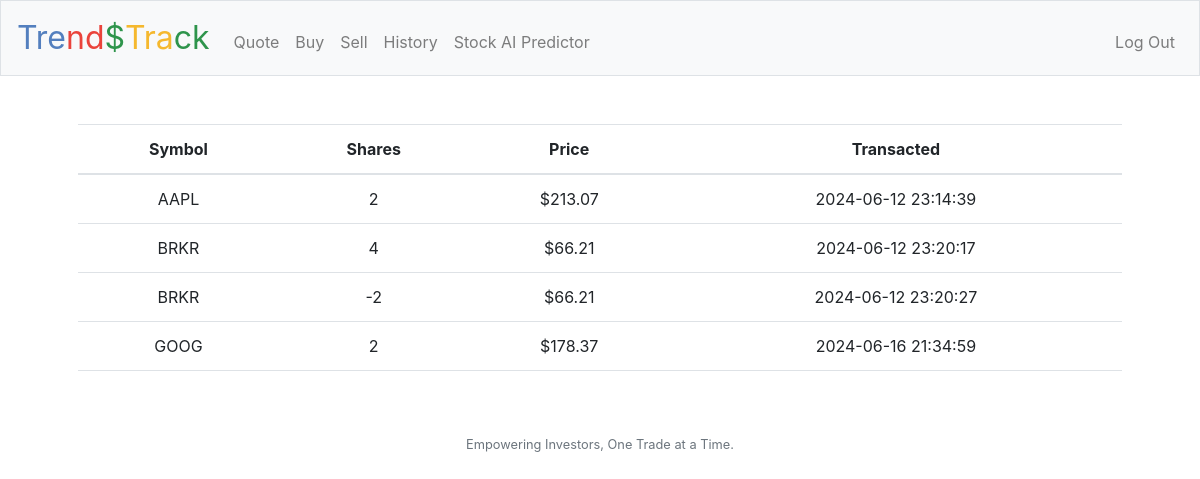
/history (signed in), run on an earlier commit of the app's database.
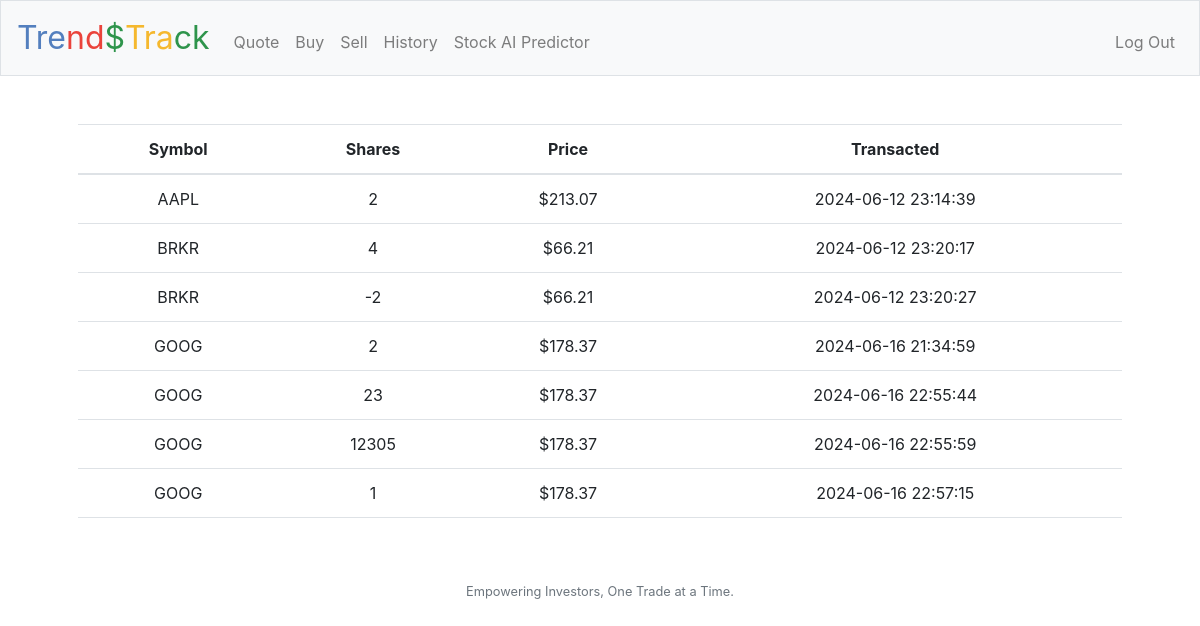
And on a later commit of the database.
### tables this page shows
CREATE TABLE 'transactions' ('id' INTEGER PRIMARY KEY AUTOINCREMENT NOT NULL, 'user_id' INTEGER, 'symbol' TEXT, 'shares' INTEGER, 'price' REAL, 'date' DATETIME DEFAULT CURRENT_TIMESTAMP, 'company' TEXT,'total' REAL);

### application.py (the view)
@app.route("/history")
@login_required
def history():
    transactions = db.execute(
        "SELECT * FROM transactions WHERE user_id = ?;", session["user_id"])
    return render_template("history.html", transactions=transactions)

### application.py (called while the page is built)
@app.after_request
def after_request(response):
    response.headers["Cache-Control"] = "no-cache, no-store, must-revalidate"
    response.headers["Expires"] = 0
    response.headers["Pragma"] = "no-cache"
    return response

### helpers.py (called while the page is built)
def login_required(f):
    @wraps(f)
    def decorated_function(*args, **kwargs):
        if session.get("user_id") is None:
            return redirect("/login")
        return f(*args, **kwargs)
    return decorated_function

def usd(value):
    return f"${value:,.2f}"

### templates/history.html (shortened to what this page needs)
{% extends "layout.html" %}
{% block main %}
        <link href="https://cdn.jsdelivr.net/npm/bootstrap@5.2.3/dist/css/bootstrap.min.css" rel="stylesheet">
        <link rel="stylesheet" href="https://cdn.jsdelivr.net/npm/bootstrap@4.5.3/dist/css/bootstrap.min.css">
        <table class="table">
            <thead>
                <tr>
                    <th>Symbol</th>
                    <th>Shares</th>
                    <th>Price</th>
                    <th>Transacted</th>
                </tr>
            </thead>
            <tbody>
                <tr>
                    {% for t in transactions %}
                    <tr>
                        <td>{{ t.symbol }}</td>
                        <td>{{ t.shares }}</td>
                        <td>{{ t.price | usd }}</td>
                        <td>{{ t.date }}</td>
                    </tr>
                {% endfor %}
                </tr>
            </tbody>
        </table>
{% endblock %}

### templates/layout.html (shortened to what this page needs)
<!DOCTYPE html>
<html lang="en">
    <head>
        <link href="https://maxcdn.bootstrapcdn.com/bootstrap/4.1.3/css/bootstrap.min.css" rel="stylesheet">
        <link href="/static/styles.css" rel="stylesheet">
    </head>
    <body>
        <nav class="navbar navbar-expand-md navbar-light bg-light border">
            <a class="navbar-brand" href="/"><span class="blue">Tre<span class="red">nd</span></span><span class="green">$</span><span class="yellow">Tra</span><span class="green">ck</span></a>
            <div class="collapse navbar-collapse" id="navbar">
                {% if session.user_id %}
                    <ul class="navbar-nav mr-auto mt-2">
                        <li class="nav-item"><a class="nav-link" href="/quote">Quote</a></li>
                        <li class="nav-item"><a class="nav-link" href="/buy">Buy</a></li>
                        <li class="nav-item"><a class="nav-link" href="/sell">Sell</a></li>
                        <li class="nav-item"><a class="nav-link" href="/history">History</a></li>
                        <li class="nav-item"><a class="nav-link" href="/predict">Stock AI Predictor</a></li>
                    </ul>
                    <ul class="navbar-nav ml-auto mt-2">
                        <li class="nav-item"><a class="nav-link" href="/logout">Log Out</a></li>
                    </ul>
                {% else %}
                    <ul class="navbar-nav ml-auto mt-2">
                        <li class="nav-item"><a class="nav-link" href="/register">Register</a></li>
                        <li class="nav-item"><a class="nav-link" href="/login">Log In</a></li>
                    </ul>
                {% endif %}
            </div>
        </nav>
        <main class="container p-5">
            {% block main %}{% endblock %}
        </main>
        <footer class="small text-center text-muted">
            Empowering Investors, One Trade at a Time.
        </footer>
    </body>
</html>

### static/styles.css (style rules this page uses)
nav .navbar-brand { font-size: xx-large; }
nav .navbar-brand .blue { color: #537fbe; }
nav .navbar-brand .red { color: #ea433b; }
nav .navbar-brand .yellow { color: #f5b82e; }
nav .navbar-brand .green { color: #2e944b; }
main { overflow-x: auto; text-align: center; }

What changed in the data, as far as the page shows it:
added transactions: symbol "GOOG", shares "23", price "$178.37", date "2024-06-16 22:55:44"
added transactions: symbol "GOOG", shares "12305", price "$178.37", date "2024-06-16 22:55:59"
added transactions: symbol "GOOG", shares "1", price "$178.37", date "2024-06-16 22:57:15"
